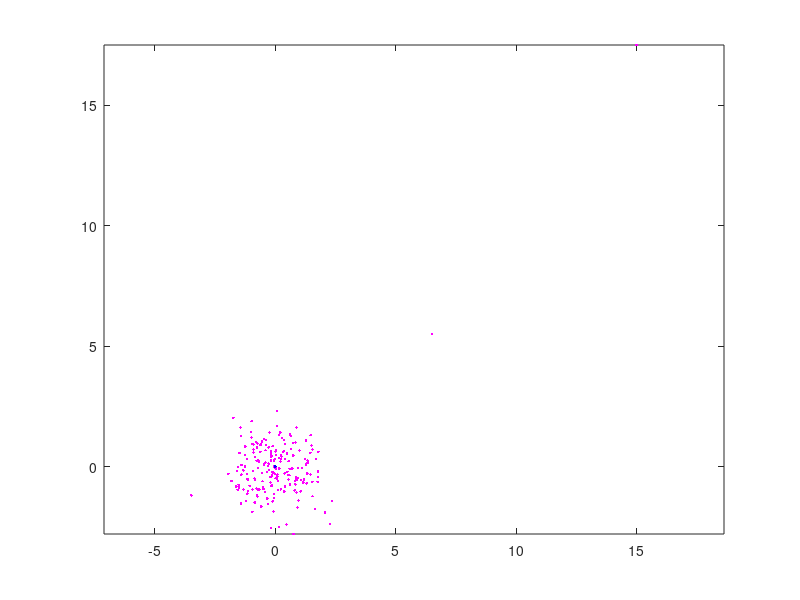

Here is the MATLAB script that generated this plot: (Note: this script raises an error after producing the figure.)
clear all
X = [
%     0, 0;
%     1, 0;
%     0.9, 0;
%     3, 0;
%     2, 2;
%     1, 1;
%     1.5, 1.5;
%     1.2, 1.3;
%     1.2, 1.4;
    1.3, 1.1;
    3, 3.5; 
    ];

X = [5*X ;randn(200,2)]

C = 1.4;

N = size(X,1);
prod = @(u,v) (u*v');
%prod = @(u,v) (exp(norm(u-v,2)/5));
prod(X(1,:), X(2,:));
% http://www.mathworks.com/help/optim/ug/quadprog.html
H = zeros(N);
for i=1:N
    for j=1:N
        H(i,j) = -prod(X(i,:), X(j,:));
    end
end
f = zeros(N,1);
for i=1:N
    f(i) = prod(X(i,:), X(i,:));
end
f
Aeq = ones(1,N);
beq = 1;
lowerBound = zeros(N,1);
upperBound = C*ones(N,1);

opts = optimset('Algorithm','active-set','Display','off');
[alpha, fmin] = quadprog(-2*H,-f,[],[],Aeq,beq,lowerBound,upperBound,[],opts);
alpha
fmin
% sum(abs(alpha)) - 1
a = X'*alpha;

eps = 10^-5;
inSphereIdx = find(abs(alpha) < eps);
onSphereIdx = find((alpha > eps) & (alpha < C - eps));


hold off
plot(X(:,1),X(:,2), 'r.', 'LineWidth',3)
hold on
plot(X(onSphereIdx,1),X(onSphereIdx,2), 'g.','LineWidth',3)
plot(X(inSphereIdx,1),X(inSphereIdx,2), 'm.','LineWidth',3)
axis equal
plot(a(1), a(2), 'b.')
selectedOnSphere = X(onSphereIdx(1),:);
% sum((X(onSphereIdx,:) - repmat(a', length(onSphereIdx),1)).^2,2)
R = norm(a - selectedOnSphere',2) + eps
rectangle('Position',[a(1) - R,a(2)-R,2*R,2*R],'Curvature',[1,1],...
    'EdgeColor','g')

